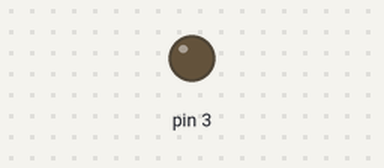
A sketch run on a simulated Arduino Uno, built with avr-gcc and run on an emulated ATmega328P. On the bench: output pins drawn as LEDs (lit = HIGH).

Above: at 0.15 s.
At 39.5 s:
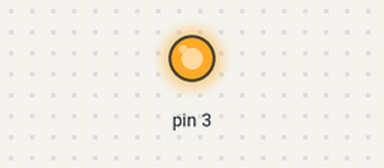
Timing chart, 0 to 40.0 s (numbered marks = the images above):
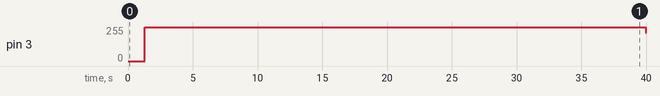

Measured:
- by itself, pin 3: 0/255 → 255/255 at 1.3 s, → 212/255 38.7 s later

The sketch:

pwm.ino
```cpp
// PWM

int d = 5;

void setup() {
  pinMode(3, OUTPUT);
}

void loop() {
  int i = 0;
  for (;i<256;i++) {
     analogWrite(3, i);
     delay(d);
  }
  for (;i>0;i--) {
      analogWrite(3, i);
      delay(d);
  }
}
```
